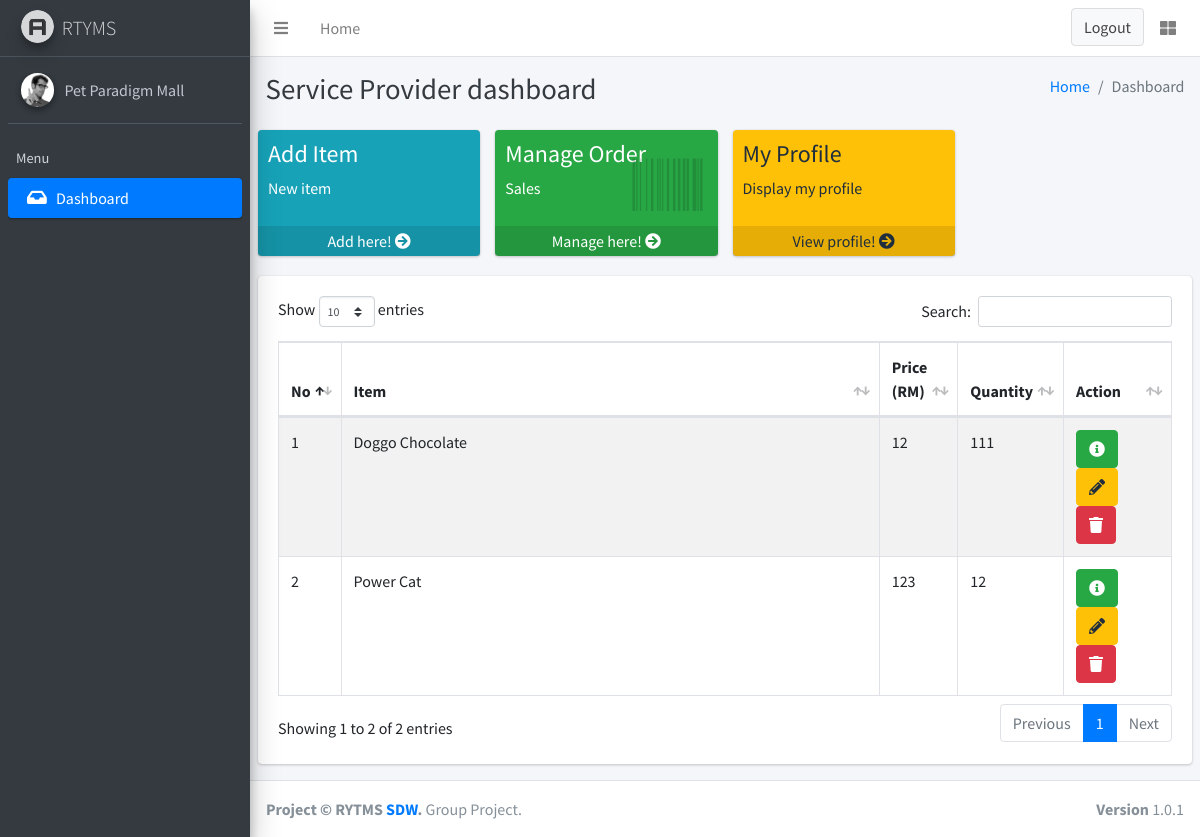
Screenshot of /ApplicationLayer/serviceProvider/pet/petSPMain.php with the database file from the repository.
### tables this page shows
CREATE TABLE `serviceprovider` (
  `servProvID` int(11) NOT NULL,
  `spName` varchar(100) NOT NULL,
  `spUsername` varchar(50) NOT NULL,
  `spPassword` varchar(50) NOT NULL,
  `spType` varchar(20) NOT NULL,
  `approved` int(11) DEFAULT 0,
  `spEmail` varchar(50) NOT NULL,
  `spAddress` varchar(100) NOT NULL,
  `spPhone` varchar(20) NOT NULL,
  `ssm` varchar(50) NOT NULL,
  `spImage` varchar(255) NOT NULL
);

CREATE TABLE `item` (
  `itemID` int(11) NOT NULL,
  `servProvID` int(11) NOT NULL,
  `itemName` varchar(100) NOT NULL,
  `itemPrice` float NOT NULL,
  `itemType` varchar(20) NOT NULL,
  `itemDesc` varchar(300) NOT NULL,
  `itemQty` int(100) NOT NULL,
  `image` varchar(900) NOT NULL
);

### ApplicationLayer/template/libs/database.php (called while the page is built, shortened)
<?php
class DB
{
  public static function connect($value='')
  {
    $pdo = new PDO(DB_TYPE.':host='.DB_HOST.';dbname='.DB_NAME, DB_USER, DB_PASS);
    $pdo->setAttribute(PDO::ATTR_ERRMODE, PDO::ERRMODE_EXCEPTION);
    return $pdo;
  }
  public static function run($sql, $args = NULL)
    {
        if (!$args)
        {
             return DB::connect()->query($sql);
        }
     }
}
?>

### BusinessServicesLayer/data/registerModel.php (called while the page is built, shortened)
<?php
require_once $_SERVER["DOCUMENT_ROOT"].'/RTYMS/ApplicationLayer/template/libs/database.php';
class registerModel{
    function viewPetSP(){
        $sql = "SELECT * FROM serviceprovider where spType='Pet'";
        return DB::run($sql);
    }
}
?>

### BusinessServicesLayer/controller/registrationController.php (called while the page is built, shortened)
<?php
require_once $_SERVER["DOCUMENT_ROOT"].'/RTYMS/BusinessServicesLayer/data/registerModel.php';
class registerController{
    function viewPetSP(){
        $sp = new registerModel();
        return $sp->viewPetSP();
    }
}
?>

### BusinessServicesLayer/data/itemModel.php (called while the page is built, shortened)
<?php
require_once $_SERVER["DOCUMENT_ROOT"].'/RTYMS/ApplicationLayer/template/libs/database.php';
class itemModel{
    function viewallPetItem(){
        $sql = "SELECT * FROM item WHERE itemType='Pet'";
        return DB::run($sql);
    }
}
?>

### BusinessServicesLayer/controller/petController.php (called while the page is built, shortened)
<?php
require_once $_SERVER["DOCUMENT_ROOT"].'/RTYMS/BusinessServicesLayer/data/itemModel.php';
class petController{
    function viewAll(){
        $item = new itemModel();
        return $item->viewallPetItem();
    }
}
?>

### ApplicationLayer/serviceProvider/pet/petSPMain.php (the view, shortened to what this page needs)
<?php
require_once $_SERVER["DOCUMENT_ROOT"].'/RTYMS/BusinessServicesLayer/controller/petController.php';
require_once $_SERVER["DOCUMENT_ROOT"].'/RTYMS/BusinessServicesLayer/controller/registrationController.php';
$item = new petController();
$data = $item->viewAll();
$name = new registerController();
$datas = $name->viewPetSP();
?>
<!DOCTYPE html>
<html>
<head>
  <link rel="stylesheet" href="../../../ApplicationLayer/template/plugins/fontawesome-free/css/all.min.css">
  <link rel="stylesheet" href="https://code.ionicframework.com/ionicons/2.0.1/css/ionicons.min.css">
  <link rel="stylesheet" href="../../../ApplicationLayer/template/plugins/tempusdominus-bootstrap-4/css/tempusdominus-bootstrap-4.min.css">
  <link rel="stylesheet" href="../../../ApplicationLayer/template/plugins/icheck-bootstrap/icheck-bootstrap.min.css">
  <link rel="stylesheet" href="../../../ApplicationLayer/template/plugins/jqvmap/jqvmap.min.css">
  <link rel="stylesheet" href="../../../ApplicationLayer/template/dist/css/adminlte.min.css">
  <link rel="stylesheet" href="../../../ApplicationLayer/template/plugins/overlayScrollbars/css/OverlayScrollbars.min.css">
  <link rel="stylesheet" href="../../../ApplicationLayer/template/plugins/daterangepicker/daterangepicker.css">
  <link rel="stylesheet" href="../../../ApplicationLayer/template/plugins/summernote/summernote-bs4.css">
  <link rel="stylesheet" href="../../../ApplicationLayer/template/plugins/datatables-bs4/css/dataTables.bootstrap4.css">
</head>
<body class="hold-transition sidebar-mini layout-fixed">
<div class="wrapper">
  <nav class="main-header navbar navbar-expand navbar-white navbar-light">
    <ul class="navbar-nav">
      <li class="nav-item">
        <a class="nav-link" data-widget="pushmenu" href="#"><i class="fas fa-bars"></i></a>
      </li>
      <li class="nav-item d-none d-sm-inline-block">
        <a href="petSPMain.php" class="nav-link">Home</a>
      </li>
      <li class="nav-item d-none d-sm-inline-block">
        <a href="#" class="nav-link"></a>
      </li>
    </ul>
    <ul class="navbar-nav ml-auto">
      <form action="../../../BusinessServicesLayer/controller/loginController.php" method="GET"> <button name="logout" type="submit" class="btn btn-block btn-default">Logout</button></form>
      <li class="nav-item">
        <a class="nav-link" data-widget="control-sidebar" data-slide="true" href="#">
          <i class="fas fa-th-large"></i>
        </a>
      </li>
    </ul>
  </nav>
  <aside class="main-sidebar sidebar-dark-primary elevation-4">
    <a href="petSPMain.php" class="brand-link">
      <img src="../../../ApplicationLayer/template/dist/img/AdminLTELogo.png" alt="AdminLTE Logo" class="brand-image img-circle elevation-3"
           style="opacity: .8">
      <span class="brand-text font-weight-light">RTYMS</span>
    </a>
    <div class="sidebar">
      <div class="user-panel mt-3 pb-3 mb-3 d-flex">
        <div class="image">
          <img src="../../../ApplicationLayer/template/dist/img/user2-160x160.jpg" class="img-circle elevation-2" alt="User Image">
        </div>
        <div class="info">  <?php foreach($datas as $rows){ ?>
          <a href="#" class="d-block"><?=$rows['spName']?><?php } ?></a>
        </div>
      </div>
      <nav class="mt-2">
        <ul class="nav nav-pills nav-sidebar flex-column" data-widget="treeview" role="menu" data-accordion="false">
          <li class="nav-header">Menu</li>
          <li class="nav-item">
            <a href="petSPMain.php " class="nav-link active">
              <i class="nav-icon fas fa-inbox"></i>
              <p>
                Dashboard
              </p>
            </a>
          </li>
          </ul>
      </nav>
    </div>
  </aside>
  <div class="content-wrapper">
    <div class="content-header">
      <div class="container-fluid">
        <div class="row mb-2">
          <div class="col-sm-6">
            <h1 class="m-0 text-dark">Service Provider dashboard</h1>
          </div>
          <div class="col-sm-6">
            <ol class="breadcrumb float-sm-right">
              <li class="breadcrumb-item"><a href="petSPMain.php">Home</a></li>
              <li class="breadcrumb-item active">Dashboard</li>
            </ol>
          </div>
        </div>
      </div>
    </div>
    <section class="content">
      <div class="row">
          <div class="col-lg-3 col-6">
            <div class="small-box bg-info">
              <div class="inner">
                <h4>Add Item </h4>
                <p>New item</p>
              </div>
              <a href="petAddItem.php" class="small-box-footer">Add here! <i class="fas fa-arrow-circle-right"></i></a>
            </div>
          </div>
          <div class="col-lg-3 col-6">
            <div class="small-box bg-success">
              <div class="inner">
                <h4>Manage Order<sup style="font-size: 20px"></sup></h4>
                <p>Sales</p>
              </div>
              <div class="icon">
                <i class="fas fa-barcode"></i>
              </div>
              <a href="petViewOrder.php" class="small-box-footer">Manage here! <i class="fas fa-arrow-circle-right"></i></a>
            </div>
          </div>
          <div class="col-lg-3 col-6">
            <div class="small-box bg-warning">
              <div class="inner">
                <h4>My Profile</h4>
                <p>Display my profile</p>
              </div>
              <a href="petViewProfile.php" class="small-box-footer">View profile! <i class="fas fa-arrow-circle-right"></i></a>
            </div>
          </div>
        </div>
      <div class="row">
        <div class="col-12">
          <div class="card">
            <div class="card-body">
              <table id="example1" class="table table-bordered table-striped">
                <thead>
                <tr>
                  <th style="width: 1%">No</th>
                  <th>Item</th>
                  <th style="width: 8%">Price (RM)</th>
                  <th style="width: 8%">Quantity</th>
                  <th style="width: 12%">Action</th>
                </tr>
                </thead>
                <tbody>
                <?php
                $i=1;
                foreach($data as $row){
                  echo"<tr>";
                  echo"<td>" .$i. "</td>";
                  echo"<td>" .$row['itemName']."</td>";
                  echo"<td>" .$row['itemPrice']."</td>";
                  echo"<td>" .$row['itemQty']."</td>";
                  echo"<td>";
                ?>
                <form action="" method="POST">
                    <button type="button" onclick="location.href='petViewItem.php?itemID=<?=$row['itemID']?>'" class="btn btn-success"><i class="fas fa-info-circle"></i></button>&nbsp;&nbsp;
                    <button type="button" onclick="location.href='petEditItem.php?itemID=<?=$row['itemID']?>'" class="btn btn-warning"><i class="fas fa-pencil-alt"></i></button>&nbsp;&nbsp;
                    <input type="hidden" name="itemID" value="<?=$row['itemID']?>"><button name="delete" class="btn btn-danger" onClick="return confirm('Are you sure you want to delete?')"><i class="fas fa-trash"></i></button>
                  </form></td>
                <?php
                $i++;
                echo"</tr>";
                }
                ?>
                </tbody>
              </table>
            </div>
          </div>
        </div>
      </div>
    </section>
  </div>
  <footer class="main-footer">
    <strong>Project &copy; RYTMS <a href="#">SDW</a>.</strong>
    Group Project.
    <div class="float-right d-none d-sm-inline-block">
      <b>Version</b> 1.0.1
    </div>
  </footer>
</div>
</body>
</html>

### rows the page displays
serviceprovider: spName "Pet Paradigm Mall"
item: itemName "Doggo Chocolate", itemPrice "12", itemQty "111"
item: itemName "Power Cat", itemPrice "123", itemQty "12"
